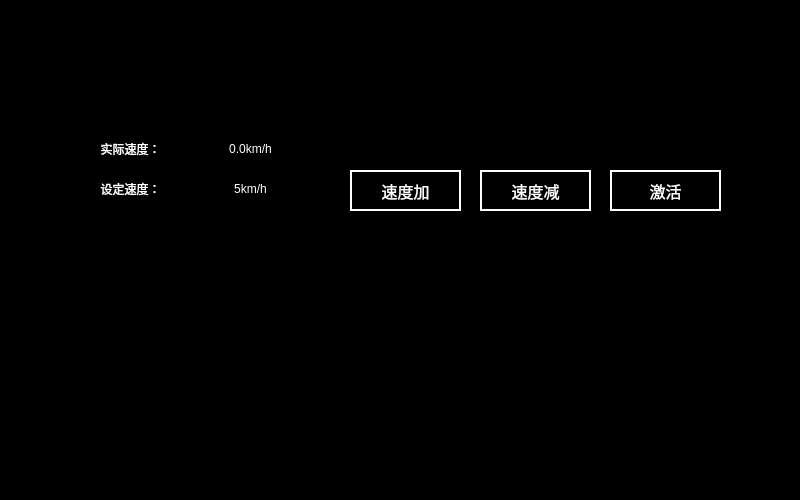
<?xml version="1.0" encoding="UTF-8"?>
<ui version="4.0">
 <class>Main_Panto</class>
 <widget class="QWidget" name="Main_Panto">
  <property name="geometry">
   <rect>
    <x>0</x>
    <y>0</y>
    <width>800</width>
    <height>500</height>
   </rect>
  </property>
  <property name="windowTitle">
   <string>Form</string>
  </property>
  <property name="styleSheet">
   <string notr="true">QWidget
{
	background-color: black;
}
QPushButton
{
	font:14px;
    color: rgb(0,0,0);
	background-color: rgb(0, 255, 0);
	border-top: 2px solid white;	
	border-left: 2px solid white;
}
QLabel
{
color:rgb(255,255,255);
}</string>
  </property>
  <widget class="QLabel" name="label">
   <property name="geometry">
    <rect>
     <x>80</x>
     <y>140</y>
     <width>101</width>
     <height>17</height>
    </rect>
   </property>
   <property name="text">
    <string>实际速度：</string>
   </property>
   <property name="alignment">
    <set>Qt::AlignCenter</set>
   </property>
  </widget>
  <widget class="QLabel" name="label_2">
   <property name="geometry">
    <rect>
     <x>80</x>
     <y>180</y>
     <width>101</width>
     <height>17</height>
    </rect>
   </property>
   <property name="text">
    <string>设定速度：</string>
   </property>
   <property name="alignment">
    <set>Qt::AlignCenter</set>
   </property>
  </widget>
  <widget class="QLabel" name="label_3">
   <property name="geometry">
    <rect>
     <x>200</x>
     <y>140</y>
     <width>101</width>
     <height>17</height>
    </rect>
   </property>
   <property name="text">
    <string>0.0km/h</string>
   </property>
   <property name="alignment">
    <set>Qt::AlignCenter</set>
   </property>
  </widget>
  <widget class="QLabel" name="label_4">
   <property name="geometry">
    <rect>
     <x>200</x>
     <y>180</y>
     <width>101</width>
     <height>17</height>
    </rect>
   </property>
   <property name="text">
    <string>5km/h</string>
   </property>
   <property name="alignment">
    <set>Qt::AlignCenter</set>
   </property>
  </widget>
  <widget class="QPushButton" name="PB_speedAsc">
   <property name="geometry">
    <rect>
     <x>350</x>
     <y>170</y>
     <width>111</width>
     <height>41</height>
    </rect>
   </property>
   <property name="whatsThis">
    <string>1</string>
   </property>
   <property name="styleSheet">
    <string notr="true">	font:16px;
    color: rgb(255,255,255);
	background-color: rgb(0, 0, 0);
border:2px solid white;</string>
   </property>
   <property name="text">
    <string>速度加</string>
   </property>
  </widget>
  <widget class="QPushButton" name="PB_speedDec">
   <property name="geometry">
    <rect>
     <x>480</x>
     <y>170</y>
     <width>111</width>
     <height>41</height>
    </rect>
   </property>
   <property name="whatsThis">
    <string>2</string>
   </property>
   <property name="styleSheet">
    <string notr="true">	font:16px;
    color: rgb(255,255,255);
	background-color: rgb(0, 0, 0);
border:2px solid white;</string>
   </property>
   <property name="text">
    <string>速度减</string>
   </property>
  </widget>
  <widget class="QPushButton" name="PB_active">
   <property name="geometry">
    <rect>
     <x>610</x>
     <y>170</y>
     <width>111</width>
     <height>41</height>
    </rect>
   </property>
   <property name="whatsThis">
    <string>3</string>
   </property>
   <property name="styleSheet">
    <string notr="true">	font:16px;
    color: rgb(255,255,255);
	background-color: rgb(0, 0, 0);
border:2px solid white;</string>
   </property>
   <property name="text">
    <string>激活</string>
   </property>
  </widget>
 </widget>
 <resources/>
 <connections/>
</ui>
